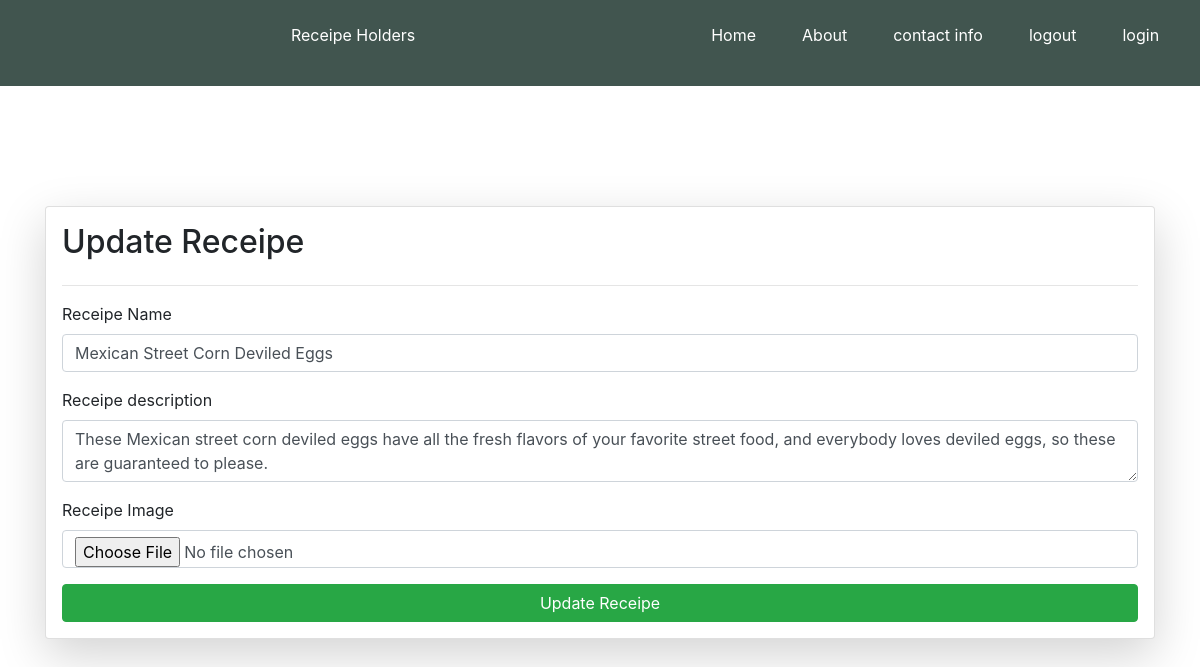
/update_recipe/21/, run on the app's committed database.
### vege/models.py (models this page shows)
class Recipe(models.Model):
    user = models.ForeignKey(User, on_delete=models.SET_NULL, null =True, blank=True )
    receipe_name = models.CharField(max_length =100)
    receipe_description =models.TextField()
    receipe_image = models.ImageField(upload_to="receipe",null = False,blank= False)

### vege/views.py (the view, shortened to what this page needs)
# urls.py: path('update_recipe/<id>/',update_recipe,name='update_recipe'),
def update_recipe(request,id):
    queryset = Recipe.objects.get(id = id)
    context = {'receipe' : queryset}
    return render(request,"update_recipe.html",context)

### vege/templates/update_recipe.html (shortened to what this page needs)
{% extends "base.html" %}
{% block start %}
<div class="container mt-5">
  <form
    class="mx-auto card p-3 shadow-lg"
    method="post"
    enctype="multipart/form-data"
  >
    <h2>Update Receipe</h2>
    <hr />
    <div class="form-group">
      <label for="receipe_Name">Receipe Name</label>
      <input
        name="receipe_name"
        required
        type="text"
        class="form-control"
        id="exampleInputEmail1"
        aria-describedby="emailHelp"
        value="{{receipe.receipe_name}}"
      />
    </div>
    <div class="form-group">
      <label for="receipe_desc">Receipe description</label>
      <textarea
        name="receipe_description"
        class="form-control"
        id="exampleInputPassword1"
        required
        value =""
      >{{receipe.receipe_description}}</textarea>
    </div>
    <div class="form-group">
      <label for="receipe_image">Receipe Image</label>
      <input
        name="receipe_image"
        type="file"
        class="form-control"
        id="exampleInputPassword1"
        placeholder="Password"
        required
        value ="{{receipe.receipe_image}}"
      />
    </div>
    <button type="submit" class="btn btn-success">Update Receipe</button>
  </form>
</div>
  {% endblock %}

### vege/templates/base.html (style rules this page uses)
* { margin: 0; padding: 0; }

### data on the page
Recipe: receipe_name "Mexican Street Corn Deviled Eggs", receipe_description "These Mexican street corn deviled eggs have all the fresh flavors of your favorite street food, and everybody loves deviled eggs, so these are guaranteed to please."
